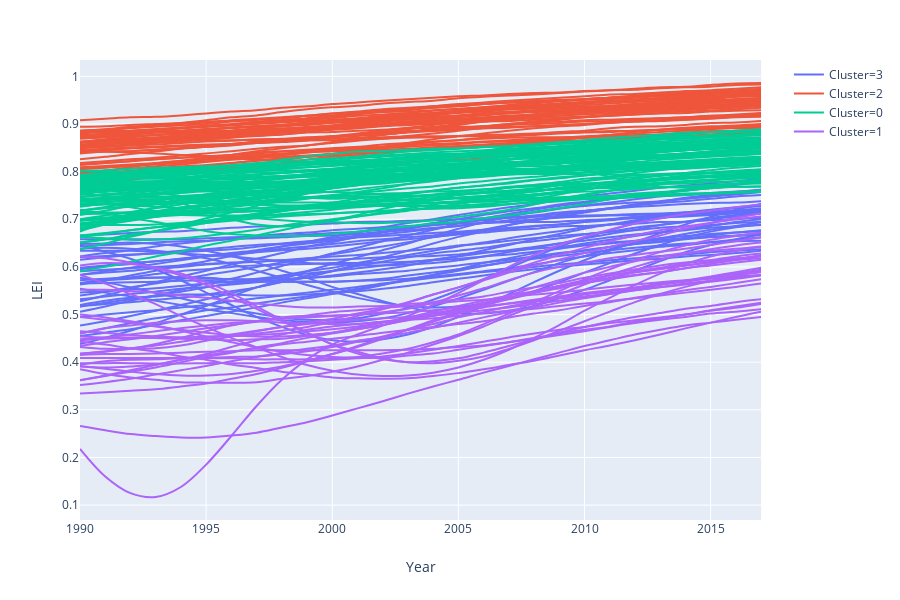

Notebook code cell kept with this figure:
### Code cell
import plotly.express as px
fig = px.line(LEI_flat, x="Year", y="LEI", color="Cluster", line_group="Country", hover_name="Country",
        line_shape="spline", render_mode="svg")
fig.show()
